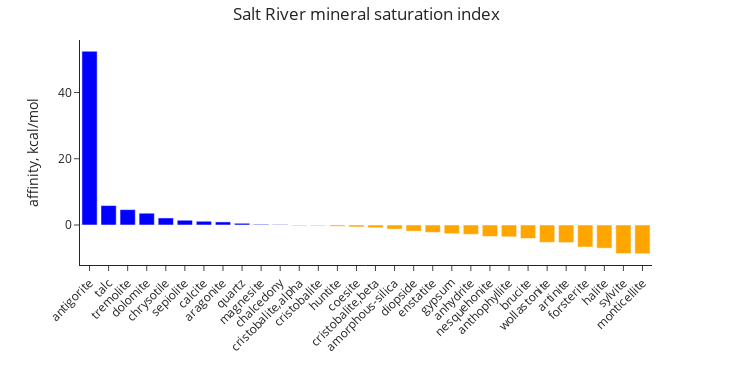

The notebook cell this image was saved under:
### Markdown cell above
...and plot mineral saturation indices (distance from equilibrium, in kcal/mol). She could see which pure minerals were supersaturated (blue, thermodynamic drive to precipitate) and undersaturated (orange, thermodynamic drive to dissolve) in a sample:

### Code cell
speciation.plot_mineral_saturation('Salt River', plot_width=6)

### Figure 1 — Plotly figure (JSON) as saved in the notebook; plotly's stock layout.template omitted (floating-point values rounded to 4 significant figures)
{"data": [{"hovertemplate": "%{x} <br>affinity, kcal/mol: %{y}", "legendgroup": "", "marker": {"color": ["blue", "blue", "blue", "blue", "blue", "blue", "blue", "blue", "blue", "blue", "blue", "orange", "orange", "orange", "orange", "orange", "orange", "orange", "orange", "orange", "orange", "orange", "orange", "orange", "orange", "orange", "orange", "orange", "orange", "orange"], "pattern": {"shape": ""}}, "name": "", "orientation": "v", "showlegend": false, "textposition": "auto", "type": "bar", "x": ["antigorite", "talc", "tremolite", "dolomite", "chrysotile", "sepiolite", "calcite", "aragonite", "quartz", "magnesite", "chalcedony", "cristobalite,alpha", "cristobalite", "huntite", "coesite", "cristobalite,beta", "amorphous-silica", "diopside", "enstatite", "gypsum", "anhydrite", "nesquehonite", "anthophyllite", "brucite", "wollastonite", "artinite", "forsterite", "halite", "sylvite", "monticellite"], "xaxis": "x", "y": [52.45, 5.865, 4.637, 3.553, 2.121, 1.437, 1.124, 0.9271, 0.514, 0.2055, 0.1438, -0.2374, -0.2374, -0.4047, -0.5915, -0.8438, -1.245, -1.863, -2.24, -2.645, -2.836, -3.483, -3.574, -4.081, -5.25, -5.328, -6.645, -7.004, -8.624, -8.684], "yaxis": "y"}], "layout": {"barmode": "relative", "height": 366, "legend": {"tracegroupgap": 0}, "margin": {"t": 40}, "title": {"text": "Salt River mineral saturation index", "x": 0.5, "xanchor": "center"}, "width": 732, "xaxis": {"anchor": "y", "autorange": true, "domain": [0, 1], "fixedrange": true, "range": [-0.5, 29.5], "tickangle": -45, "title": {}, "type": "category"}, "yaxis": {"anchor": "x", "autorange": true, "domain": [0, 1], "exponentformat": "power", "fixedrange": true, "range": [-12.08, 55.85], "title": {"text": "affinity, kcal/mol"}, "type": "linear"}}}
